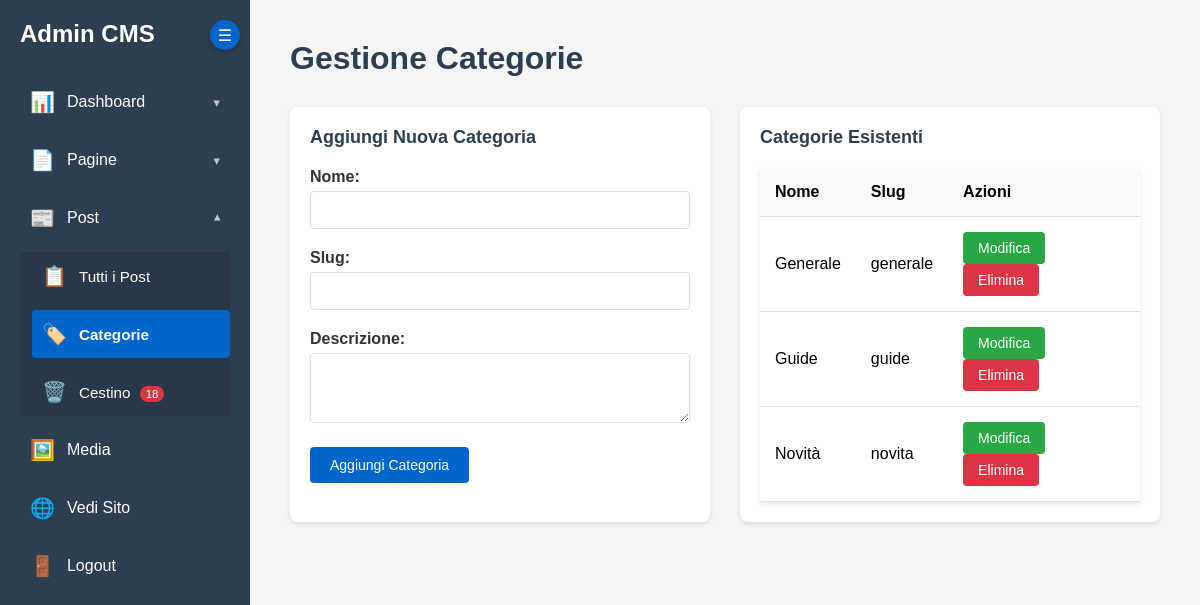
/admin/index.php?action=categories (signed in), run on the app's committed database.
### tables this page shows
CREATE TABLE `cmsmio_categories` (
  `id` int NOT NULL AUTO_INCREMENT,
  `name` varchar(255) NOT NULL,
  `slug` varchar(255) NOT NULL,
  `description` text,
  `created_at` timestamp NULL DEFAULT CURRENT_TIMESTAMP,
  PRIMARY KEY (`id`),
  UNIQUE KEY `slug` (`slug`),
  KEY `idx_slug` (`slug`)
);

### core/Admin/Admin.php (called while the page is built, shortened)
<?php
class Admin {
    public function __construct() {
        $this->db = new Database();
    }
    public function run() {
        $this->showPage();
    }
}

### admin/index.php (called while the page is built, shortened)
<?php
$admin = new Admin();
$admin->run();
?>

### core/Database/DatabaseConnectionTrait.php (called while the page is built, shortened)
<?php
trait DatabaseConnectionTrait {
    private $prefix;
    public function initDatabase() {
        try {
            $dsn = 'mysql:host=' . DB_HOST . ';dbname=' . DB_NAME . ';charset=' . DB_CHARSET;
            $this->pdo = new PDO($dsn, DB_USER, DB_PASS);
            $this->prefix = defined('DB_PREFIX') ? DB_PREFIX : '';
        } catch (PDOException $e) {
            die("Errore connessione database: " . $e->getMessage());
        }
    }
    private function table($name) {
        return $this->prefix . $name;
    }
}

### core/Database/PostTrait.php (called while the page is built, shortened)
<?php
trait PostTrait {
    public function getAllCategories() {
        return $this->pdo->query("SELECT * FROM " . $this->table('categories') . " ORDER BY name")->fetchAll();
    }
}

### admin/views/categories.php (the view, shortened to what this page needs)
<h1>Gestione Categorie</h1>
<div class="two-column-layout">
    <div class="column">
        <h2><?php echo isset($_GET['edit']) ? 'Modifica Categoria' : 'Aggiungi Nuova Categoria'; ?></h2>
        <?php
        $editCategory = null;
        ?>
        <form method="POST" action="index.php?action=save_category">
            <div class="form-group">
                <label>Nome:</label>
                <input type="text" name="name" id="cat-name" value="<?php echo $editCategory ? htmlspecialchars($editCategory['name']) : ''; ?>" required>
            </div>
            <div class="form-group">
                <label>Slug:</label>
                <input type="text" name="slug" id="cat-slug" value="<?php echo $editCategory ? htmlspecialchars($editCategory['slug']) : ''; ?>" required>
            </div>
            <div class="form-group">
                <label>Descrizione:</label>
                <textarea name="description" rows="3"><?php echo $editCategory ? htmlspecialchars($editCategory['description']) : ''; ?></textarea>
            </div>
            <button type="submit" class="btn"><?php echo $editCategory ? 'Aggiorna' : 'Aggiungi'; ?> Categoria</button>
        </form>
    </div>
    <div class="column">
        <h2>Categorie Esistenti</h2>
        <table class="admin-table">
            <thead>
                <tr>
                    <th>Nome</th>
                    <th>Slug</th>
                    <th>Azioni</th>
                </tr>
            </thead>
            <tbody>
                <?php foreach ($categories as $category): ?>
                <tr>
                    <td><?php echo htmlspecialchars($category['name']); ?></td>
                    <td><?php echo htmlspecialchars($category['slug']); ?></td>
                    <td>
                        <a href="index.php?action=categories&edit=<?php echo $category['id']; ?>" class="btn-edit">Modifica</a>
                        <form method="POST" action="index.php?action=delete_category" style="display:inline;" onsubmit="return confirm('Eliminare questa categoria?');">
                            <button type="submit" class="btn-delete">Elimina</button>
                        </form>
                    </td>
                </tr>
                <?php endforeach; ?>
            </tbody>
        </table>
    </div>
</div>

### admin/assets/admin.css (style rules this page uses)
* { margin: 0; padding: 0; box-sizing: border-box; }
body { font-family: Arial, sans-serif; background: #f5f5f5; }
.admin-content h1 { margin-bottom: 30px; color: #2c3e50; }
.btn { display: inline-block; padding: 10px 20px; background: #0066cc; color: white; text-decoration: none; border-radius: 4px; border: none; cursor: pointer; margin-right: 10px; font-size: 14px; }
.btn-delete { background: #dc3545; color: white; border: none; padding: 8px 15px; border-radius: 4px; cursor: pointer; font-size: 14px; }
.btn-edit { background: #28a745; color: white; border: none; padding: 8px 15px; border-radius: 4px; cursor: pointer; font-size: 14px; text-decoration: none; display: inline-block; }
.admin-table { width: 100%; background: white; border-collapse: collapse; box-shadow: 0 2px 5px rgba(0,0,0,0.1); margin-top: 20px; }
.admin-table th, .admin-table td { padding: 15px; text-align: left; border-bottom: 1px solid #ddd; }
.admin-table th { background: #f8f9fa; font-weight: bold; }
.admin-table td form { display: inline; margin-right: 5px; }
.form-group { margin-bottom: 20px; }
.form-group label { display: block; margin-bottom: 5px; font-weight: bold; color: #333; }
.form-group input, .form-group select, .form-group textarea { width: 100%; padding: 10px; border: 1px solid #ddd; border-radius: 4px; font-size: 14px; }
.form-group textarea { font-family: monospace; }
.two-column-layout { display: grid; grid-template-columns: 1fr 1fr; gap: 30px; }
.column { background: white; padding: 20px; border-radius: 8px; box-shadow: 0 2px 5px rgba(0,0,0,0.1); }
.column h2 { margin-bottom: 20px; color: #2c3e50; font-size: 18px; }

### data on the page
cmsmio_categories: name "Generale", slug "generale"
cmsmio_categories: name "Guide", slug "guide"
cmsmio_categories: name "Novità", slug "novita"

### other printed values
$trashedPostsCount "18"
